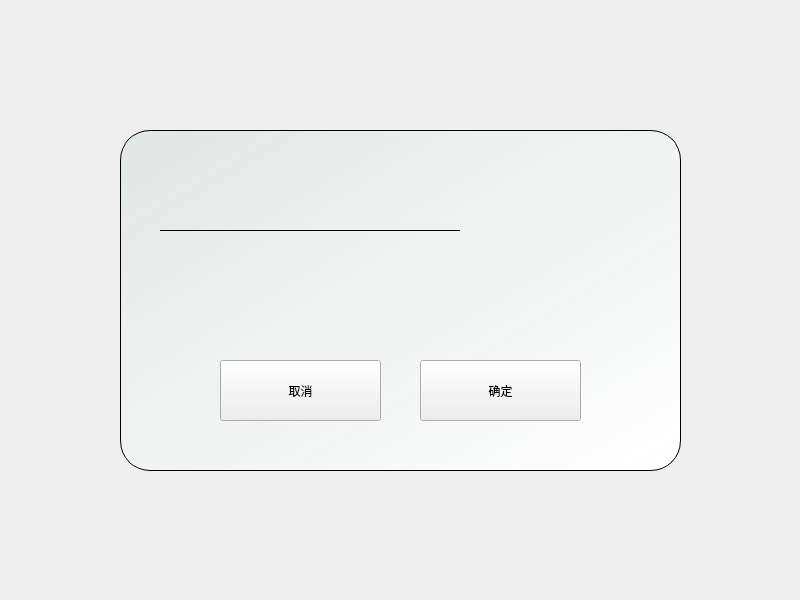
<?xml version="1.0" encoding="UTF-8"?>
<ui version="4.0">
 <class>Widget_Confirm</class>
 <widget class="QWidget" name="Widget_Confirm">
  <property name="geometry">
   <rect>
    <x>0</x>
    <y>0</y>
    <width>800</width>
    <height>600</height>
   </rect>
  </property>
  <property name="windowTitle">
   <string>Form</string>
  </property>
  <widget class="QWidget" name="Widget_Main" native="true">
   <property name="geometry">
    <rect>
     <x>120</x>
     <y>130</y>
     <width>561</width>
     <height>341</height>
    </rect>
   </property>
   <property name="styleSheet">
    <string notr="true">QWidget#Widget_Main{
	border: 1px solid black;
	border-radius: 30px;
	background-color: qlineargradient(spread:pad, x1:0, y1:0, x2:1, y2:1, stop:0 rgba(225, 231, 230, 245), stop:1 rgba(255, 255, 255, 255));
}</string>
   </property>
   <widget class="QLabel" name="lbl_title">
    <property name="geometry">
     <rect>
      <x>90</x>
      <y>40</y>
      <width>381</width>
      <height>61</height>
     </rect>
    </property>
    <property name="text">
     <string/>
    </property>
    <property name="alignment">
     <set>Qt::AlignLeading|Qt::AlignLeft|Qt::AlignVCenter</set>
    </property>
   </widget>
   <widget class="QLabel" name="lbl_text">
    <property name="geometry">
     <rect>
      <x>60</x>
      <y>110</y>
      <width>441</width>
      <height>91</height>
     </rect>
    </property>
    <property name="text">
     <string/>
    </property>
    <property name="alignment">
     <set>Qt::AlignCenter</set>
    </property>
    <property name="wordWrap">
     <bool>true</bool>
    </property>
   </widget>
   <widget class="QPushButton" name="btn_cancel">
    <property name="geometry">
     <rect>
      <x>100</x>
      <y>230</y>
      <width>161</width>
      <height>61</height>
     </rect>
    </property>
    <property name="text">
     <string>取消</string>
    </property>
   </widget>
   <widget class="QPushButton" name="btn_confirm">
    <property name="geometry">
     <rect>
      <x>300</x>
      <y>230</y>
      <width>161</width>
      <height>61</height>
     </rect>
    </property>
    <property name="text">
     <string>确定</string>
    </property>
   </widget>
   <widget class="QLabel" name="HLINE">
    <property name="geometry">
     <rect>
      <x>40</x>
      <y>100</y>
      <width>300</width>
      <height>1</height>
     </rect>
    </property>
    <property name="styleSheet">
     <string notr="true">border:1px solid black;</string>
    </property>
    <property name="frameShape">
     <enum>QFrame::NoFrame</enum>
    </property>
    <property name="text">
     <string/>
    </property>
   </widget>
  </widget>
 </widget>
 <resources/>
 <connections/>
</ui>
